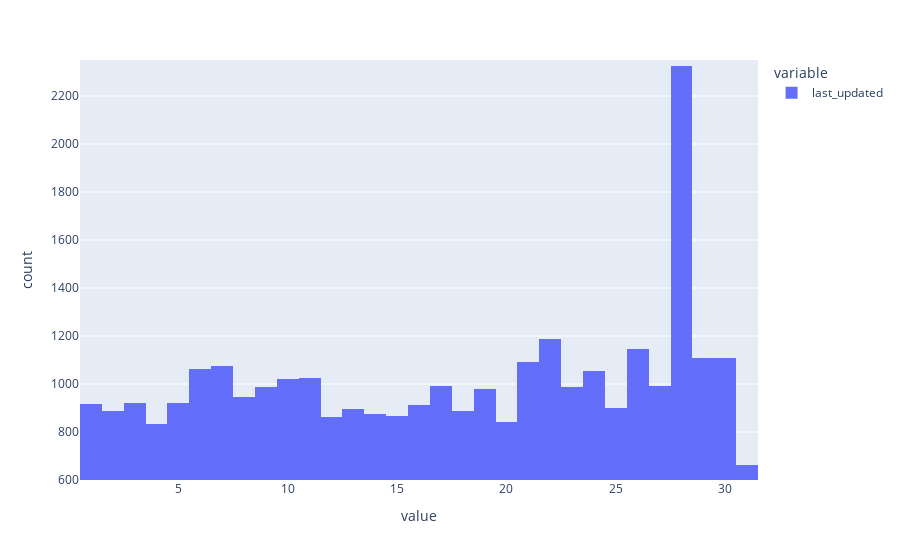

The notebook cell this image was saved under:
### Code cell
px.histogram(df[df['last_updated'].dt.year!=2022]['last_updated'].dt.day,range_y=[600,2350])

### Figure 1 — Plotly figure (JSON) as saved in the notebook; plotly's stock layout.template omitted (floating-point values rounded to 4 significant figures; data arrays with more than 128 entries replaced by an {"elided": "..."} marker saying what was removed)
{"data": [{"alignmentgroup": "True", "bingroup": "x", "hovertemplate": "variable=last_updated<br>value=%{x}<br>count=%{y}<extra></extra>", "legendgroup": "last_updated", "marker": {"color": "#636efa", "pattern": {"shape": ""}}, "name": "last_updated", "offsetgroup": "last_updated", "orientation": "v", "showlegend": true, "type": "histogram", "x": {"elided": "31268 int values"}, "xaxis": "x", "yaxis": "y"}], "layout": {"barmode": "relative", "legend": {"title": {"text": "variable"}, "tracegroupgap": 0}, "margin": {"t": 60}, "xaxis": {"anchor": "y", "domain": [0, 1], "title": {"text": "value"}}, "yaxis": {"anchor": "x", "domain": [0, 1], "range": [600, 2350], "title": {"text": "count"}}}}
